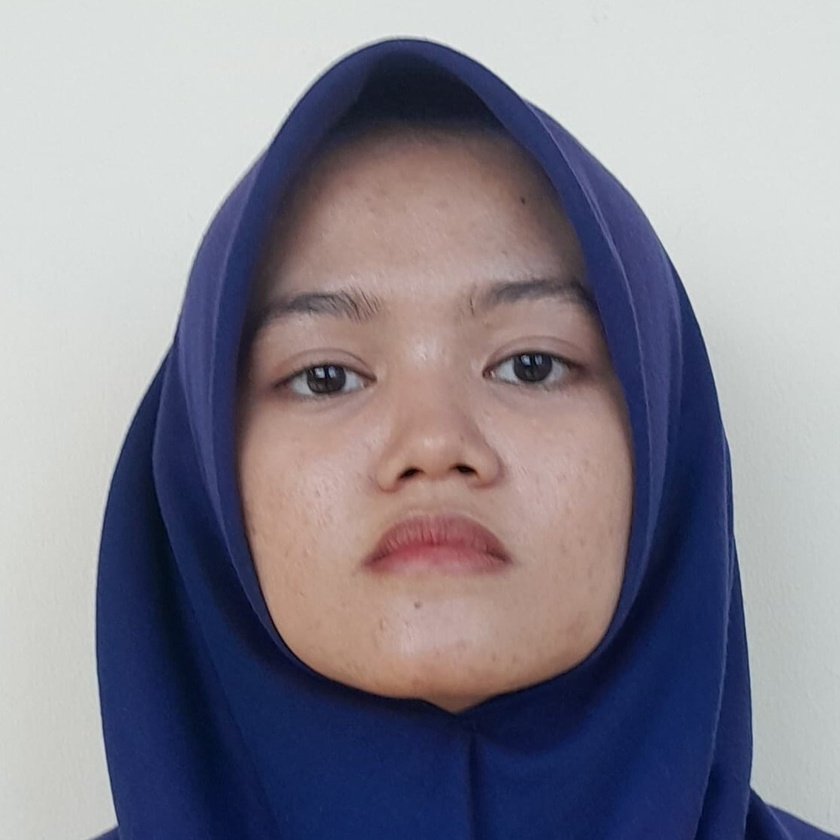
#> input picture data/faces/Alfina Damayanti/img1.jpg, 840 x 840 px, shrunk from 1115 x 1115 before the run
$ python -i anti_spoofing.py   (imports and definitions only)
#> lines starting #> are read from the running program, lines starting #| are printed output that depends on the picture
#> further down, picture is the input picture: shape (840, 840, 3); mean B, G, R 145, 133.3, 136.2
#!/usr/bin/env python3
"""
Enhanced Anti-Spoofing System for Smart Attendance
Focus: Ultra-aggressive B&W detection dengan proteksi wajah asli
"""

import cv2
import numpy as np

class AntiSpoofing:
    def __init__(self):
        print("🔒 Enhanced Anti-Spoofing System initialized")
        print("   🎯 Focus: Ultra-aggressive B&W detection")
        print("   🛡️  Protection: Real face preservation")

    def detect_fake(self, face_image):
        """
        Deteksi foto fake dengan fokus utama pada B&W detection
        """
        try:
            if face_image is None or face_image.size == 0:
                return False, 0.0, "Invalid image"

            # Convert ke berbagai color space
            if len(face_image.shape) == 3:
                gray = cv2.cvtColor(face_image, cv2.COLOR_BGR2GRAY)
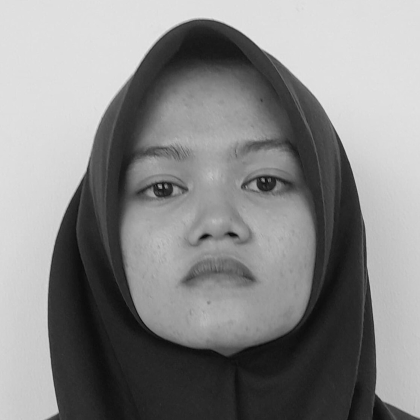
#> gray: shape (840, 840) (shown at 1/2 size); min 5, max 232, mean 135.6
                hsv = cv2.cvtColor(face_image, cv2.COLOR_BGR2HSV)
#> hsv: shape (840, 840, 3); mean H, S, V 75.6, 74.2, 155.5
                lab = cv2.cvtColor(face_image, cv2.COLOR_BGR2LAB)
#> lab: shape (840, 840, 3); mean of channels 0, 1, 2 140.1, 133.8, 121.2
            else:
                gray = face_image
                hsv = None
                lab = None

            fake_score = 0
            reasons = []

            # SUPER PRIORITY: INSTANT B&W DETECTION - PALING ATAS
            if hsv is not None and len(face_image.shape) == 3:
                saturation = hsv[:,:,1]
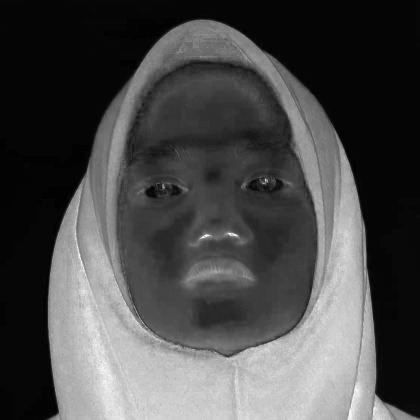
#> saturation: shape (840, 840) (shown at 1/2 size); min 0, max 255, mean 74.2
                b, g, r = cv2.split(face_image)
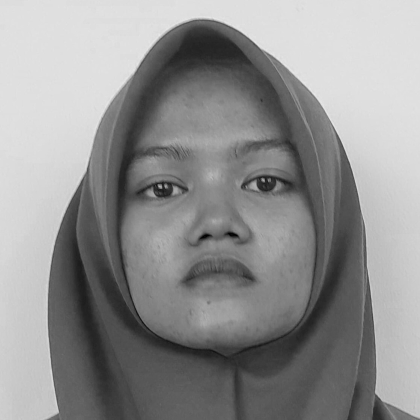
#> b: shape (840, 840) (shown at 1/2 size); min 0, max 238, mean 145
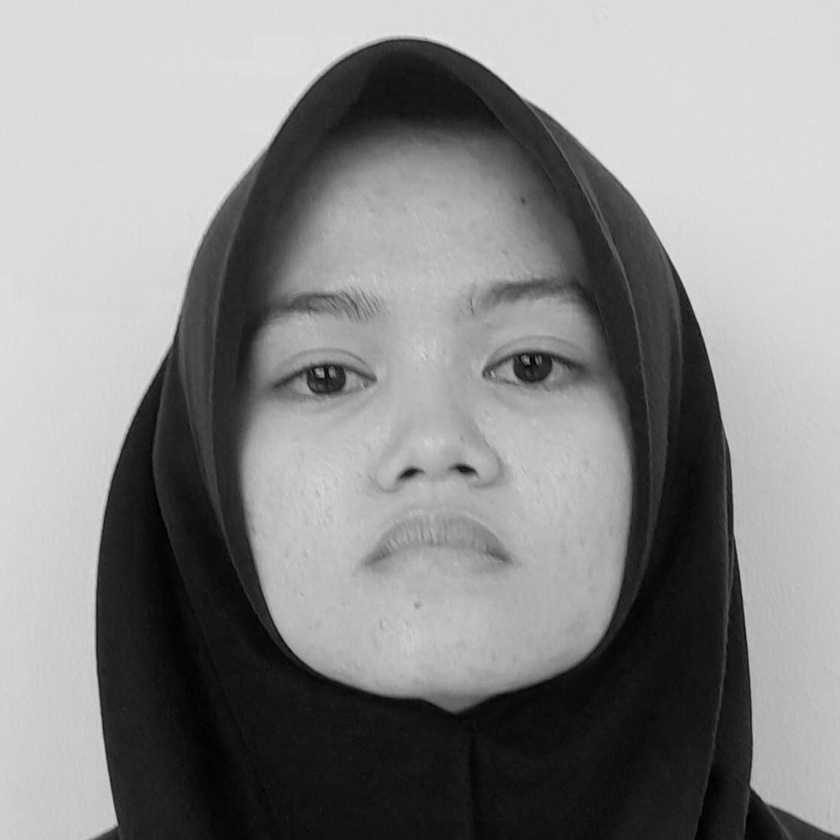
#> r: shape (840, 840); min 0, max 230, mean 136.2

                # PROTEKSI WAJAH BERWARNA: Cek dulu apakah ini gambar berwarna yang valid
                avg_sat = np.mean(saturation)
#> avg_sat = 74.24
                sat_std = np.std(saturation)
#> sat_std = 73.32

                # EMERGENCY COLOR PROTECTION FIRST - paling prioritas
                if avg_sat > 60 and sat_std > 30:  # Clearly color image
                    print(f"🛡️ EMERGENCY: Obviously color image (sat:{avg_sat:.1f}, std:{sat_std:.1f}) - FORCE REAL")
#| 🛡️ EMERGENCY: Obviously color image (sat:74.2, std:73.3) - FORCE REAL
                    return False, 0.0, "✅ WAJAH ASLI - Obviously color image"

                # Jika saturasi tinggi dan ada variasi, ini kemungkinan wajah berwarna asli
                if avg_sat > 25 and sat_std > 15:  # Color image threshold
                    print(f"🛡️ PROTEKSI: Detected color variation (sat: {avg_sat:.1f}, std: {sat_std:.1f}) - NOT B&W")
                    # Skip instant B&W detection untuk gambar berwarna yang baik
                else:
                    # INSTANT B&W DETECTION - jika kondisi ini terpenuhi, langsung fake!

                    # Check 1: Zero/near-zero saturation dominance (MORE AGGRESSIVE)
                    zero_sat_pixels = np.sum(saturation == 0) / saturation.size
                    near_zero_sat_pixels = np.sum(saturation < 1) / saturation.size
                    ultra_low_sat_pixels = np.sum(saturation < 2) / saturation.size
                    very_low_sat_pixels = np.sum(saturation < 3) / saturation.size

                    if zero_sat_pixels > 0.6:  # 60% pixel saturasi nol - more aggressive
                        return True, 1.0, "🚫 INSTANT B&W: 60% pixel zero saturation!"

                    if near_zero_sat_pixels > 0.8:  # 80% pixel hampir nol saturasi - more aggressive
                        return True, 1.0, "🚫 INSTANT B&W: 80% pixel near-zero saturation!"

                    if ultra_low_sat_pixels > 0.85:  # 85% pixel < 2 saturasi
                        return True, 1.0, f"🚫 INSTANT B&W: 85% pixel ultra-low saturation ({ultra_low_sat_pixels:.3f})!"

                    if very_low_sat_pixels > 0.9:  # 90% pixel < 3 saturasi
                        return True, 1.0, f"🚫 INSTANT B&W: 90% pixel very-low saturation ({very_low_sat_pixels:.3f})!"

                    # Check 2: RGB perfect correlation + low saturation (MORE AGGRESSIVE)
                    corr_rg = np.corrcoef(r.flatten(), g.flatten())[0,1]
                    corr_rb = np.corrcoef(r.flatten(), b.flatten())[0,1]
                    corr_gb = np.corrcoef(g.flatten(), b.flatten())[0,1]
                    avg_corr = (corr_rg + corr_rb + corr_gb) / 3
                    min_corr = min(corr_rg, corr_rb, corr_gb)

                    if avg_corr > 0.95 and avg_sat < 12:  # More aggressive correlation threshold
                        return True, 1.0, f"🚫 INSTANT B&W: High RGB correlation ({avg_corr:.3f}) + low saturation ({avg_sat:.1f})!"

                    if min_corr > 0.97 and avg_sat < 15:  # All correlations ultra high
                        return True, 1.0, f"🚫 INSTANT B&W: All RGB correlations ultra high ({min_corr:.3f}) + low saturation ({avg_sat:.1f})!"

                    # Check 3: RGB means almost identical + low saturation (MORE AGGRESSIVE)
                    mean_r, mean_g, mean_b = np.mean(r), np.mean(g), np.mean(b)
                    max_mean_diff = max(abs(mean_r-mean_g), abs(mean_r-mean_b), abs(mean_g-mean_b))
                    avg_mean_diff = (abs(mean_r-mean_g) + abs(mean_r-mean_b) + abs(mean_g-mean_b)) / 3

                    if max_mean_diff < 3 and avg_sat < 12:  # More aggressive threshold
                        return True, 1.0, f"🚫 INSTANT B&W: RGB means nearly identical ({max_mean_diff:.1f}) + low saturation ({avg_sat:.1f})!"

                    if avg_mean_diff < 2 and avg_sat < 8:  # Average difference sangat kecil
                        return True, 1.0, f"🚫 INSTANT B&W: RGB means avg diff tiny ({avg_mean_diff:.1f}) + very low saturation ({avg_sat:.1f})!"

                    # Check 4: LAB a,b channels ultra neutral (MORE AGGRESSIVE)
                    if lab is not None:
                        a_channel = lab[:,:,1]
                        b_channel = lab[:,:,2]
                        a_neutral = np.sum(np.abs(a_channel - 128) < 4) / a_channel.size  # More aggressive
                        b_neutral = np.sum(np.abs(b_channel - 128) < 4) / b_channel.size
                        a_ultra_neutral = np.sum(np.abs(a_channel - 128) < 2) / a_channel.size
                        b_ultra_neutral = np.sum(np.abs(b_channel - 128) < 2) / b_channel.size

                        if a_ultra_neutral > 0.75 and b_ultra_neutral > 0.75:  # More aggressive
                            return True, 1.0, f"🚫 INSTANT B&W: LAB ultra perfect neutral! (a:{a_ultra_neutral:.3f}, b:{b_ultra_neutral:.3f})"

                        if a_neutral > 0.85 and b_neutral > 0.85:  # More aggressive
                            return True, 1.0, f"🚫 INSTANT B&W: LAB very neutral! (a:{a_neutral:.3f}, b:{b_neutral:.3f})"

                    # Check 5: Saturasi standard deviation ultra rendah (MORE AGGRESSIVE)
                    if sat_std < 5 and avg_sat < 15:  # More aggressive
                        return True, 1.0, f"🚫 INSTANT B&W: Saturation STD ultra low ({sat_std:.1f}) + low avg ({avg_sat:.1f})!"

                    if sat_std < 3 and avg_sat < 18:  # STD sangat rendah
                        return True, 1.0, f"🚫 INSTANT B&W: Saturation STD extremely low ({sat_std:.1f}) + moderate avg ({avg_sat:.1f})!"

                    # Check 6: RGB channel standard deviation similarity (MORE AGGRESSIVE)
                    std_r, std_g, std_b = np.std(r), np.std(g), np.std(b)
                    std_max_diff = max(abs(std_r-std_g), abs(std_r-std_b), abs(std_g-std_b))

                    if std_max_diff < 2 and avg_sat < 12:  # More aggressive
                        return True, 1.0, f"🚫 INSTANT B&W: RGB STD nearly identical ({std_max_diff:.1f}) + low saturation ({avg_sat:.1f})!"

                    # Check 7: Histogram analysis for B&W detection (MORE AGGRESSIVE)
                    gray_temp = cv2.cvtColor(face_image, cv2.COLOR_BGR2GRAY)
                    hist = cv2.calcHist([gray_temp], [0], None, [256], [0, 256]).flatten()
                    # Cek distribusi intensitas yang sangat concentrated di area gray
                    gray_region = np.sum(hist[60:180])  # Area gray
                    total_hist = np.sum(hist)
                    gray_dominance = gray_region / (total_hist + 1e-6)

                    if gray_dominance > 0.8 and avg_sat < 10:  # More aggressive
                        return True, 1.0, f"🚫 INSTANT B&W: Gray dominance ({gray_dominance:.3f}) + low saturation ({avg_sat:.1f})!"

            # ENHANCED B&W DETECTION WITH SCORING SYSTEM
            if hsv is not None:
                saturation = hsv[:,:,1]
                avg_saturation = np.mean(saturation)
                very_low_sat = np.sum(saturation < 6) / saturation.size
                extremely_low_sat = np.sum(saturation < 3) / saturation.size
                ultra_low_sat = np.sum(saturation < 1) / saturation.size

                # B&W DETECTION dengan score tinggi
                if avg_saturation < 3:
                    fake_score += 200  # Ultra high score untuk B&W pasti
                    reasons.append(f"🚫 B&W PASTI: Avg saturation ultra low ({avg_saturation:.1f})")
                elif avg_saturation < 5:
                    fake_score += 150
                    reasons.append(f"🚫 B&W SANGAT JELAS: Avg saturation very low ({avg_saturation:.1f})")
                elif avg_saturation < 8:
                    fake_score += 120
                    reasons.append(f"🚫 B&W JELAS: Avg saturation low ({avg_saturation:.1f})")
                elif avg_saturation < 12:
                    fake_score += 100
                    reasons.append(f"🚫 B&W TERDETEKSI: Avg saturation moderate ({avg_saturation:.1f})")

                # Additional saturation checks
                if ultra_low_sat > 0.9:
                    fake_score += 150
                    reasons.append(f"🚫 B&W MURNI: 90% pixels ultra-low saturation ({ultra_low_sat:.3f})")
                elif extremely_low_sat > 0.85:
                    fake_score += 120
                    reasons.append(f"🚫 B&W EKSTREM: 85% pixels extremely low saturation ({extremely_low_sat:.3f})")
                elif very_low_sat > 0.8:
                    fake_score += 100
                    reasons.append(f"🚫 B&W DETECTED: 80% pixels very low saturation ({very_low_sat:.3f})")

            # RGB CORRELATION ANALYSIS
            if len(face_image.shape) == 3:
                b, g, r = cv2.split(face_image)

                # Korelasi antar channel
                corr_rg = np.corrcoef(r.flatten(), g.flatten())[0,1]
                corr_rb = np.corrcoef(r.flatten(), b.flatten())[0,1]
                corr_gb = np.corrcoef(g.flatten(), b.flatten())[0,1]
                avg_corr = (corr_rg + corr_rb + corr_gb) / 3

                if avg_corr > 0.98:
                    fake_score += 150
                    reasons.append(f"🚫 RGB KORELASI PERFECT: B&W pasti ({avg_corr:.4f})")
                elif avg_corr > 0.95:
                    fake_score += 120
                    reasons.append(f"🚫 RGB KORELASI TINGGI: B&W sangat mungkin ({avg_corr:.4f})")
                elif avg_corr > 0.92:
                    fake_score += 100
                    reasons.append(f"🚫 RGB KORELASI SUSPECT: B&W mungkin ({avg_corr:.4f})")

                # Mean difference analysis
                mean_r, mean_g, mean_b = np.mean(r), np.mean(g), np.mean(b)
                max_mean_diff = max(abs(mean_r-mean_g), abs(mean_r-mean_b), abs(mean_g-mean_b))

                if max_mean_diff < 1:
                    fake_score += 150
                    reasons.append(f"🚫 RGB MEANS IDENTIK: B&W pasti ({max_mean_diff:.1f})")
                elif max_mean_diff < 3:
                    fake_score += 120
                    reasons.append(f"🚫 RGB MEANS SANGAT MIRIP: B&W mungkin ({max_mean_diff:.1f})")
                elif max_mean_diff < 5:
                    fake_score += 100
                    reasons.append(f"🚫 RGB MEANS MIRIP: B&W suspect ({max_mean_diff:.1f})")

            # LAB COLOR SPACE ANALYSIS
            if lab is not None:
                a_channel = lab[:,:,1]
                b_channel = lab[:,:,2]

                a_neutrality = np.sum(np.abs(a_channel - 128) < 5) / a_channel.size
                b_neutrality = np.sum(np.abs(b_channel - 128) < 5) / b_channel.size

                if a_neutrality > 0.9 and b_neutrality > 0.9:
                    fake_score += 150
                    reasons.append(f"🚫 LAB PERFECT NEUTRAL: B&W pasti (a:{a_neutrality:.3f}, b:{b_neutrality:.3f})")
                elif a_neutrality > 0.85 and b_neutrality > 0.85:
                    fake_score += 120
                    reasons.append(f"🚫 LAB SANGAT NEUTRAL: B&W mungkin (a:{a_neutrality:.3f}, b:{b_neutrality:.3f})")
                elif a_neutrality > 0.8 or b_neutrality > 0.8:
                    fake_score += 100
                    reasons.append(f"🚫 LAB NEUTRAL: B&W suspect (a:{a_neutrality:.3f}, b:{b_neutrality:.3f})")

            # HISTOGRAM ANALYSIS
            if gray is not None:
                hist = cv2.calcHist([gray], [0], None, [256], [0, 256]).flatten()

                # Gray area dominance
                gray_region = np.sum(hist[50:200])
                total_hist = np.sum(hist)
                gray_ratio = gray_region / (total_hist + 1e-6)

                if gray_ratio > 0.9:
                    fake_score += 120
                    reasons.append(f"🚫 GRAY DOMINANCE EKSTREM: B&W pasti ({gray_ratio:.3f})")
                elif gray_ratio > 0.85:
                    fake_score += 100
                    reasons.append(f"🚫 GRAY DOMINANCE TINGGI: B&W mungkin ({gray_ratio:.3f})")
                elif gray_ratio > 0.8:
                    fake_score += 80
                    reasons.append(f"🚫 GRAY DOMINANCE: B&W suspect ({gray_ratio:.3f})")

            # PROTEKSI WAJAH ASLI
            base_threshold = 50  # Threshold dasar

            if hsv is not None:
                saturation = hsv[:,:,1]
                avg_sat = np.mean(saturation)
                sat_std = np.std(saturation)

                # Proteksi untuk gambar berwarna yang baik
                if avg_sat > 40 and sat_std > 20:
                    fake_score = max(0, fake_score - 200)
                    base_threshold = 150
                    reasons.append(f"🛡️ PROTEKSI ULTIMATE: Excellent color detected")
                elif avg_sat > 30 and sat_std > 15:
                    fake_score = max(0, fake_score - 150)
                    base_threshold = 120
                    reasons.append(f"🛡️ PROTEKSI STRONG: Very good color detected")
                elif avg_sat > 25 and sat_std > 12:
                    fake_score = max(0, fake_score - 120)
                    base_threshold = 100
                    reasons.append(f"🛡️ PROTEKSI ENHANCED: Good color detected")
                elif avg_sat > 20 and sat_std > 8:
                    fake_score = max(0, fake_score - 80)
                    base_threshold = 80
                    reasons.append(f"🛡️ PROTEKSI MODERATE: Moderate color detected")

                # Emergency protection untuk gambar yang jelas berwarna
                if avg_sat > 50 and sat_std > 25:
                    print(f"🛡️ EMERGENCY PROTECTION: Clearly a color image!")
                    return False, 0.0, "✅ WAJAH ASLI - Color image protected"

            # FINAL DECISION
            print(f"🔍 ANTI-SPOOFING DEBUG:")
            print(f"   📊 Final Score: {fake_score:.1f}")
            print(f"   🎯 Threshold: {base_threshold}")
            print(f"   📋 Total Indicators: {len(reasons)}")

            # Ultra aggressive untuk score tinggi
            if fake_score >= 300:
                is_fake = True
                confidence = 1.0
                main_reason = f"🚫 B&W CONFIRMED: Score extremely high ({fake_score:.0f})"
            elif fake_score >= 200:
                is_fake = True
                confidence = 0.95
                main_reason = f"🚫 B&W VERY LIKELY: Score very high ({fake_score:.0f})"
            elif fake_score >= 150:
                is_fake = True
                confidence = 0.90
                main_reason = f"🚫 B&W LIKELY: Score high ({fake_score:.0f})"
            elif fake_score >= 100:
                is_fake = True
                confidence = 0.85
                main_reason = f"🚫 B&W POSSIBLE: Score moderate-high ({fake_score:.0f})"
            else:
                is_fake = fake_score >= base_threshold
                confidence = min(fake_score / 100.0, 1.0)
                if is_fake:
                    main_reason = f"🚫 FAKE DETECTED: Score {fake_score:.0f} >= {base_threshold}"
                else:
                    main_reason = f"✅ REAL FACE: Score {fake_score:.0f} < {base_threshold}"

            if is_fake:
                print(f"🚨 FAKE DETECTED: {main_reason}")
                if reasons:
                    print(f"   📋 Top reasons: {'; '.join(reasons[:3])}")
            else:
                print(f"✅ REAL FACE: {main_reason}")
                if reasons:
                    print(f"   📋 Minor indicators: {'; '.join(reasons[:2])}")

            return is_fake, confidence, main_reason

        except Exception as e:
            print(f"❌ Anti-spoofing error: {e}")
            return False, 0.0, f"Error: {str(e)}"

# [4 lines not run here, left out]

>>> import cv2
>>> picture = cv2.imread('../data/faces/Alfina Damayanti/img1.jpg')
>>> result = AntiSpoofing().detect_fake(picture)
#> result = (False, 0, '✅ WAJAH ASLI - Obviously color image')

$ run again, on data/faces/Alfina Damayanti/img2.jpg
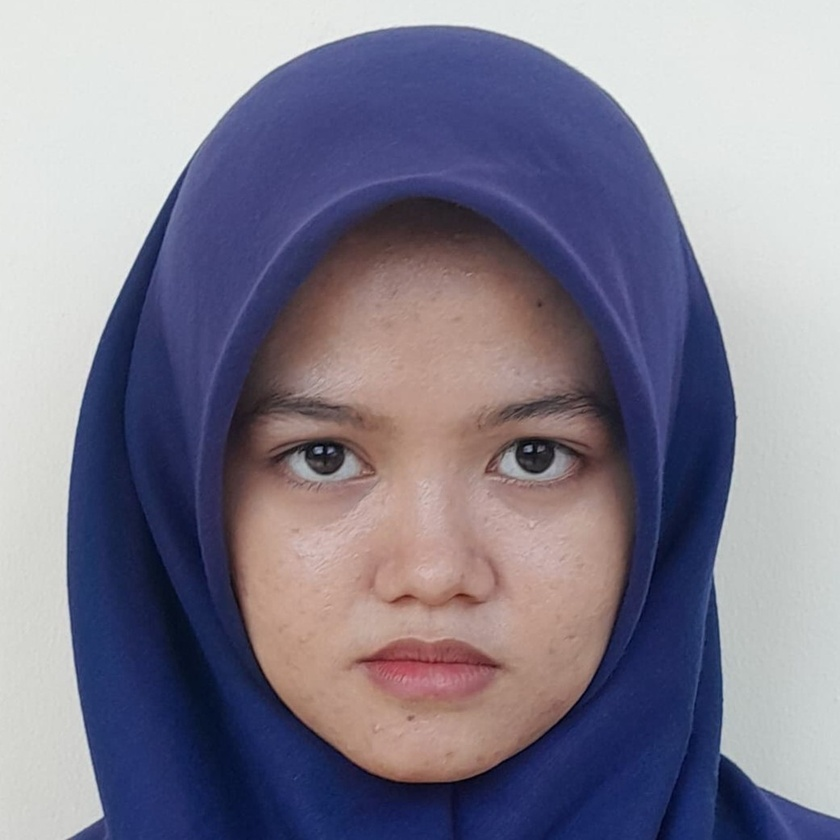
#> input picture data/faces/Alfina Damayanti/img2.jpg, 840 x 840 px, shrunk from 1042 x 1042 before the run
#> picture is the input picture: shape (840, 840, 3); mean B, G, R 143.6, 126.7, 130.5
#> hsv: shape (840, 840, 3); mean H, S, V 77.9, 78.2, 154.2
#> lab: shape (840, 840, 3); mean of channels 0, 1, 2 134.5, 135.4, 118.5
#> in detect_fake, `b, g, r = cv2.split(face_image)`:
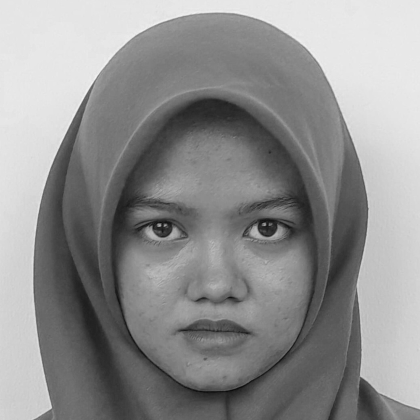
#> b: shape (840, 840) (shown at 1/2 size); min 6, max 250, mean 143.6
#> in detect_fake, `b, g, r = cv2.split(face_image)`:
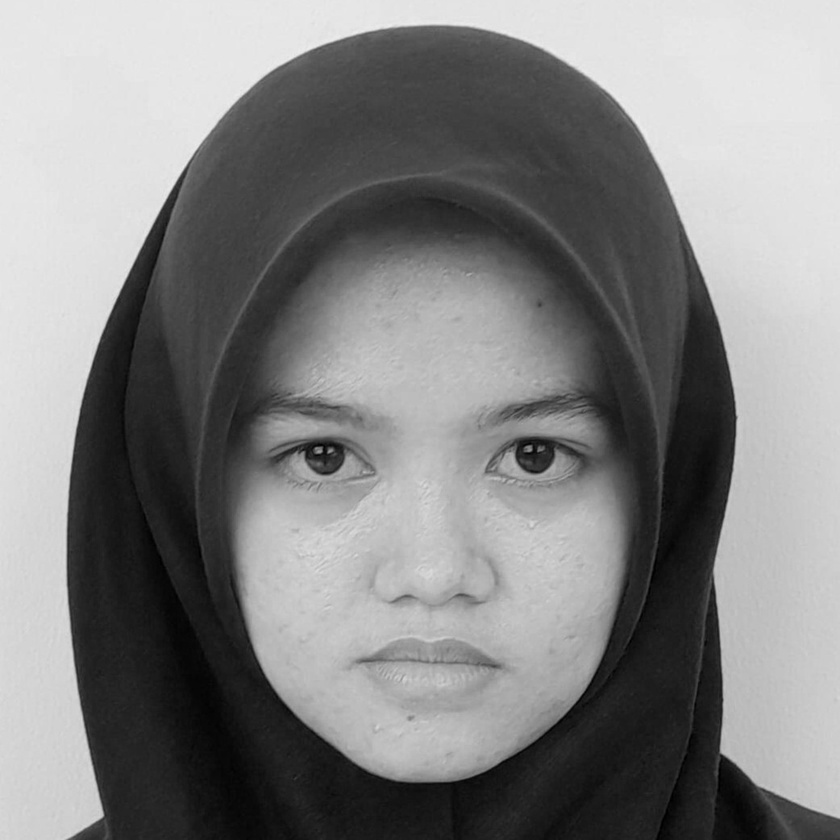
#> r: shape (840, 840); min 0, max 237, mean 130.5
#> avg_sat = 78.15
#> sat_std = 65.29
#| 🛡️ EMERGENCY: Obviously color image (sat:78.2, std:65.3) - FORCE REAL
#> result = (False, 0, '✅ WAJAH ASLI - Obviously color image')
